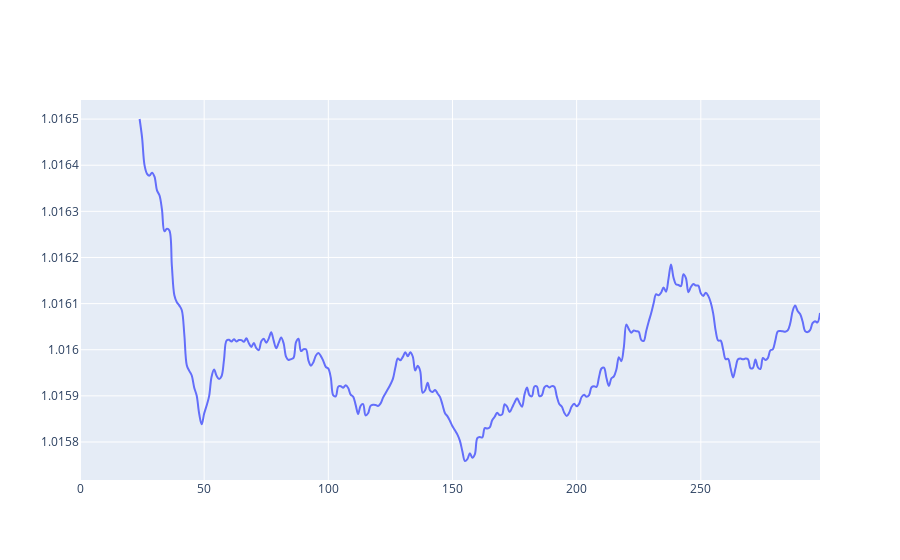

The notebook cell this image was saved under:
### Code cell
fig = go.Figure()
# fig.add_trace(go.Scatter(
#             y = data,
#             line =  dict(shape =  'spline' ),
#             name = 'signal with noise'
#             ))
fig.add_trace(go.Scatter(
            y = az_1s,
            line =  dict(shape =  'spline' ),
            name = 'Moving Average - 1s'
            ))
fig.show()

### Figure 1 — Plotly figure (JSON) as saved in the notebook; plotly's stock layout.template omitted (floating-point values rounded to 4 significant figures; data arrays with more than 128 entries replaced by an {"elided": "..."} marker saying what was removed)
{"data": [{"line": {"shape": "spline"}, "name": "Moving Average - 1s", "type": "scatter", "y": {"elided": "299 float values"}}], "layout": {}}
